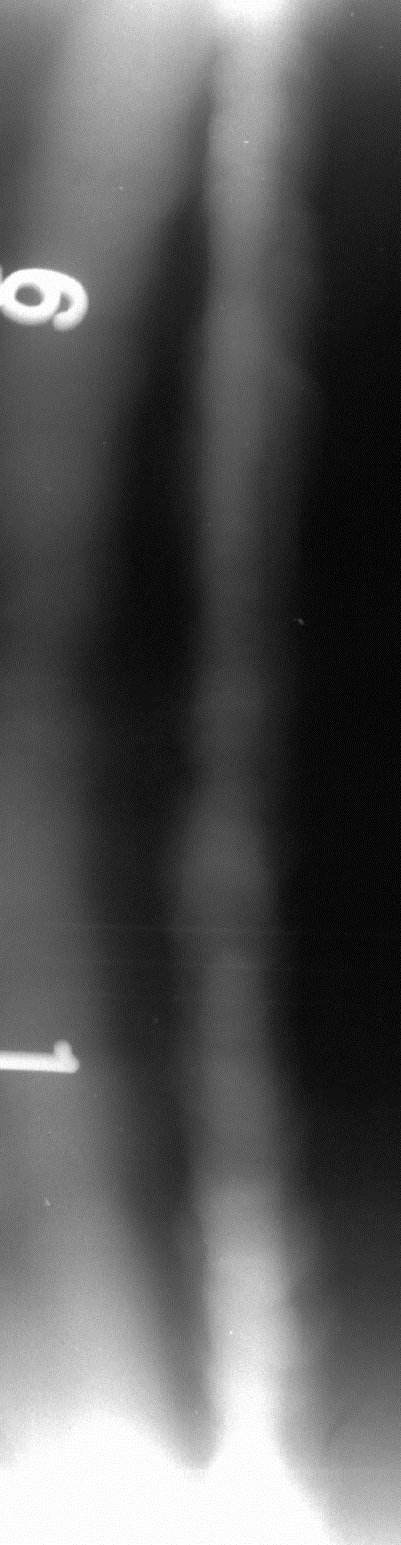
#> input picture house/11/6-1.jpg, 401 x 1545 px, found by its file name
$ python tc3.py
#> lines starting #> are read from the running program, lines starting #| are printed output that depends on the picture; after the words box and inside, x2 and y2 are one past the last pixel; in counts of white or black regions, pixels touching at a corner belong together
import cv2
import numpy as np


def cv_show(name, image):
    cv2.imshow(name, image)
    cv2.waitKey(0)
    cv2.destroyAllWindows()


def detectAndCompute(image):
    image = cv2.cvtColor(image, cv2.COLOR_BGR2GRAY)
    sift = cv2.xfeatures2d.SIFT_create()
    (kps, features) = sift.detectAndCompute(image, None)
    kps = np.float32([kp.pt for kp in kps])  # 得到的点需要进一步转换才能使用
    return (kps, features)


def matchKeyPoints(kpsA, kpsB, featuresA, featuresB, ratio = 0.75, reprojThresh = 4.0):
    #  ratio是最近邻匹配的推荐阈值
    #  reprojThresh是随机取样一致性的推荐阈值
    matcher = cv2.BFMatcher()
    rawMatches = matcher.knnMatch(featuresA, featuresB, 2)
    matches = []
    for m in rawMatches:
        if len(m) == 2 and m[0].distance < ratio * m[1].distance:
            matches.append((m[0].queryIdx, m[0].trainIdx))
    kpsA = np.float32([kpsA[m[0]] for m in matches])  # 使用np.float32转化列表
    kpsB = np.float32([kpsB[m[1]] for m in matches])
    (M, status) = cv2.findHomography(kpsA, kpsB, cv2.RANSAC, reprojThresh)
    return (M, matches, status)  # 并不是所有的点都有匹配解，它们的状态存在status中


def stich(imgA, imgB, M):
    imgA = np.array(imgA,dtype= np.float32)
    imgB = np.array(imgB,dtype= np.float32)
    result = cv2.warpPerspective(imgA, M, (int(imgA.shape[1] + imgB.shape[1]), int(imgA.shape[0])))
    result[0:imageA.shape[0], 0:imageB.shape[1]] = imageB
    # cv_show('result', result)
    cv2.imwrite('D:\\homework\\homework\\house\\11\\result.jpg', result)


def drawMatches(imgA, imgB, kpsA, kpsB, matches, status):
    (hA, wA) = imgA.shape[0:2]
    (hB, wB) = imgB.shape[0:2]
    # 注意这里的3通道和uint8类型
    drawImg = np.zeros((max(hA, hB), wA + wB, 3), 'uint8')
    drawImg[0:hB, 0:wB] = imageB
    drawImg[0:hA, wB:] = imageA
    for ((queryIdx, trainIdx),s) in zip(matches, status):
        if s == 1:
            # 注意将float32 --> int
            pt1 = (int(kpsB[trainIdx][0]), int(kpsB[trainIdx][1]))
            pt2 = (int(kpsA[trainIdx][0]) + wB, int(kpsA[trainIdx][1]))
            cv2.line(drawImg, pt1, pt2, (0, 0, 255))
    # cv_show("drawImg", drawImg)
    cv2.imwrite('D:\\homework\\homework\\house\\11\\asasa.jpg',drawImg)


def preFix(img1,img2):
    ishape1 = img1.shape
    ishape2 = img2.shape

    x1 ,y1 = ishape1[0],ishape1[1]
    x2 ,y2 = ishape2[0],ishape2[1]


    fixX = min(x1,x2)
    fixY = min(y1,y2)

    img1 = img1[0:fixX,0:fixY]
    img2 = img2[0:fixX,0:fixY]

    return img1,img2


# 读取图像
imageA = cv2.imread('D:\\homework\\homework\\house\\11\\6-1.jpg')
#> imageA is the input picture: shape (1545, 401, 3); min 0, max 255, mean 87.9
# cv_show("imageA", imageA)
imageB = cv2.imread('D:\\homework\\homework\\house\\11\\5-6.jpg')
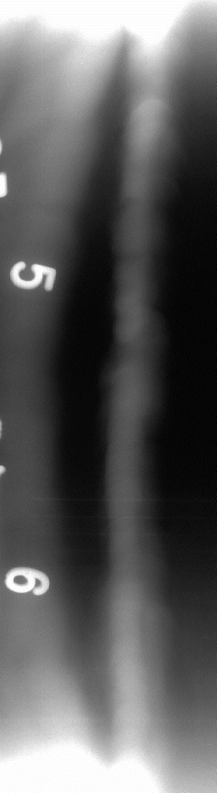
#> input picture house/11/5-6.jpg, 433 x 1585 px, found by its file name (shown at 1/2 size)
#> imageB is the input picture: shape (1585, 433, 3); min 0, max 255, mean 92.9
# cv_show("imageB", imageB)

imageA,imageB = preFix(imageA,imageB)
#> in preFix, `img2 = img2[0:fixX,0:fixY]`:
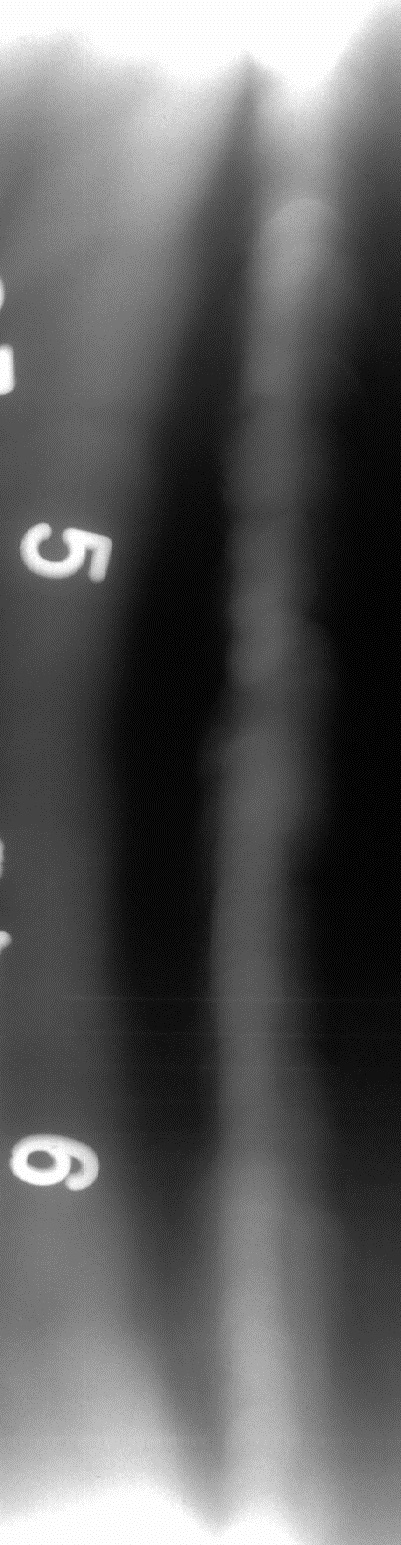
#> img2: shape (1545, 401, 3); min 0, max 255, mean 92.7

# 计算SIFT特征点和特征向量
(kpsA, featuresA) = detectAndCompute(imageA)
#> in detectAndCompute, `(kps, features) = sift.detectAndCompute(image, None)`: kps = 22 keypoints; strongest (x, y, size): (28, 295, 13.7), (55, 296, 46.6), (61, 1061, 20.1), (64, 304, 9.1)
#> in detectAndCompute, `kps = np.float32([kp.pt for kp in kps])`: kps = 22 rows, first 8: [6.02, 273.8], [21.94, 276.8], [27.91, 295.3], [27.91, 295.3], [45.22, 1047.1], [46, 327.9], [47.36, 1202.9], [54.86, 295.9]
#> kpsA has the same summary as kps in detectAndCompute
(kpsB, featuresB) = detectAndCompute(imageB)
#> in detectAndCompute (call 2), `(kps, features) = sift.detectAndCompute(image, None)`: kps = 27 keypoints; strongest (x, y, size): (40, 1160, 13.1), (87, 550, 34.1), (37, 533, 13.7), (53, 549, 15.8)
#> kpsB = 27 pairs, first value 7.38 to 296.3, second value 168.6 to 1420.8
# 基于最近邻和随机取样一致性得到一个单应性矩阵
(M, matches, status) = matchKeyPoints(kpsA, kpsB, featuresA, featuresB)
#> in matchKeyPoints, `rawMatches = matcher.knnMatch(featuresA, featuresB, 2)`: rawMatches = 22 matches
#> the loop in matchKeyPoints, `for m in rawMatches:` made 22 passes
#> after the loop in matchKeyPoints, `for m in rawMatches:`: matches = [(2, 5), (5, 9), (7, 12), (8, 13), (10, 10), (14, 18), (15, 23), (16, 23), (17, 21)]
#> in matchKeyPoints, `kpsA = np.float32([kpsA[m[0]] for m in matches])`: kpsA = [[27.91, 295.3], [46, 327.9], [54.86, 295.9], [54.86, 295.9], [64.37, 303.5], [133.5, 802], [224.8, 860.2], [232.8, 702.6], [236.3, 1087.5]]
#> in matchKeyPoints, `kpsB = np.float32([kpsB[m[1]] for m in matches])`: kpsB = [[40.22, 1160.2], [60.04, 1187.6], [86.94, 549.7], [86.94, 549.7], [75.67, 1166], [162.7, 1125.5], [262.6, 793.7], [262.6, 793.7], [260.3, 1218.5]]
#> in matchKeyPoints, `(M, status) = cv2.findHomography(kpsA, kpsB, cv2.RANSAC, reprojThresh)`: M = [[2.33, -0.191, 20.97], [1.63, 1.04, 186.7], [0.00473, -0.000658, 1]]; status = [0, 0, 1, 1, 0, 1, 0, 1, 1]
#> status = [0, 0, 1, 1, 0, 1, 0, 1, 1]
# 绘制匹配结果
drawMatches(imageA, imageB, kpsA, kpsB, matches, status)
#> in drawMatches, `drawImg[0:hB, 0:wB] = imageB`:
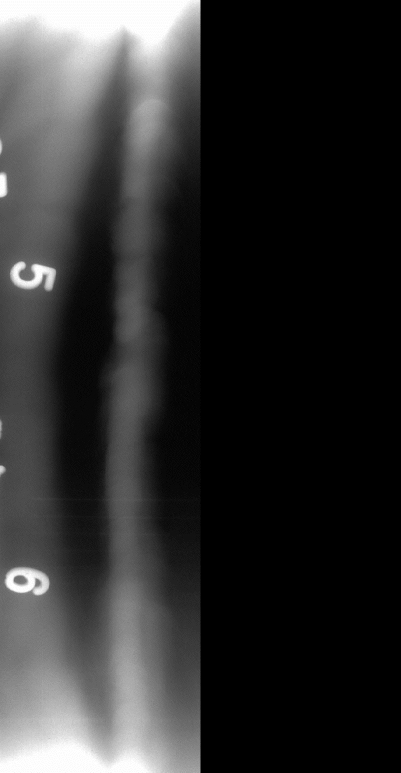
#> drawImg: shape (1545, 802, 3) (shown at 1/2 size); min 0, max 255, mean 46.4
#> in drawMatches, `drawImg[0:hA, wB:] = imageA`:
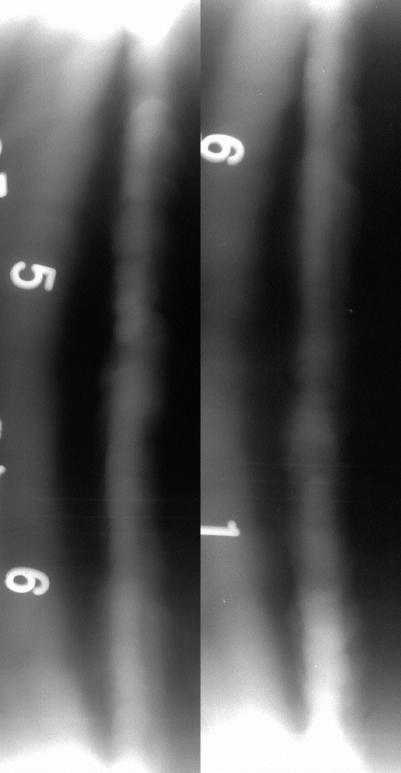
#> drawImg: shape (1545, 802, 3) (shown at 1/2 size); min 0, max 255, mean 90.3
#> the loop in drawMatches, `for ((queryIdx, trainIdx),s) in zip(matches, status):` made 8 passes
#> (queryIdx, trainIdx, s, pt1, pt2) on passes 3, 4, 6: (7, 12, [1], (86, 549), (477, 1051)), (8, 13, [1], (86, 549), (521, 187)), (14, 18, [1], (162, 1125), (645, 359))
#> (queryIdx, trainIdx, s, pt1) on pass 8: (16, 23, [1], (262, 793))
#> after the loop in drawMatches, `for ((queryIdx, trainIdx),s) in zip(matches, status):`:
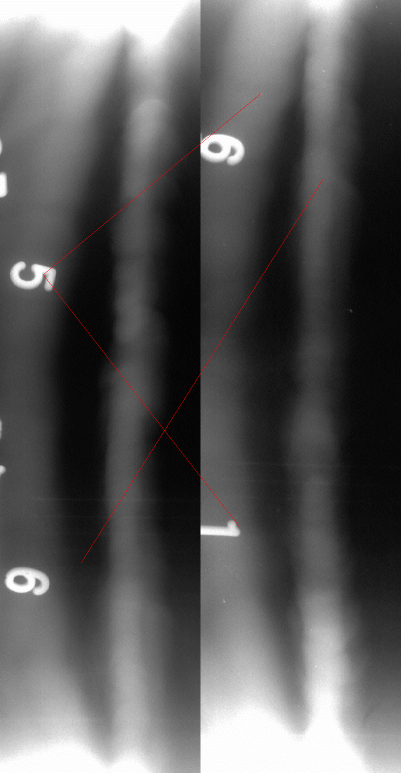
#> drawImg: shape (1545, 802, 3) (shown at 1/2 size); 0.14% of pixels changed, all inside (x1, y1, x2, y2) = (86, 187, 646, 1126); drawn as B, G, R
#> (the run stopped early here; a loop or call above may not have finished)
